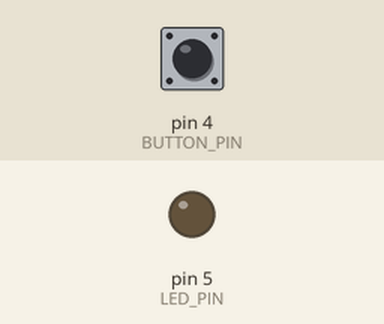
The sketch below on a simulated Arduino Uno, built with avr-gcc and run on an emulated ATmega328P. Parts: output pins drawn as LEDs (lit = HIGH). Inputs (shaded band) come from the test bench; at power-on: pin 4 (BUTTON_PIN) HIGH.

Above: at 1.2 s.
1.3 s: pin 4 (BUTTON_PIN) pulled LOW for 0.15 s
At 1.37 s:
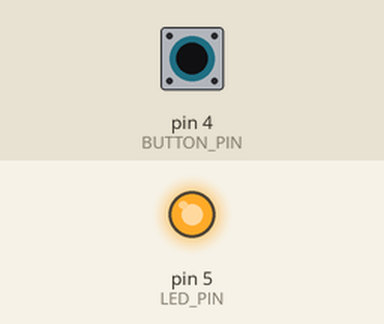
2.9 s: pin 4 (BUTTON_PIN) pulled LOW for 3.2 s
At 6.6 s:
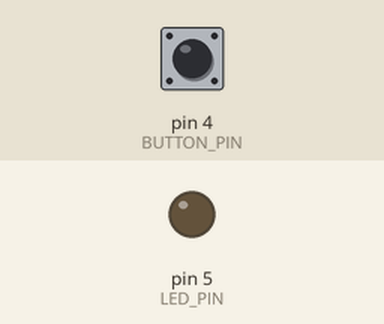
Timing chart, 0 to 8.1 s (numbered marks = the images above; inputs shaded):
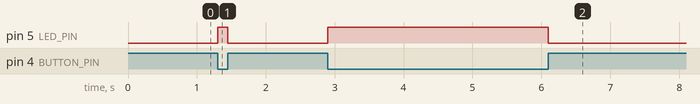

The sketch:

switch.ino
```cpp
#define BUTTON_PIN 4
#define LED_PIN 5   // built-in LED

void setup() {
  pinMode(BUTTON_PIN, INPUT_PULLUP);
  pinMode(LED_PIN, OUTPUT);
}

void loop() {
  if (digitalRead(BUTTON_PIN) == LOW) {
    digitalWrite(LED_PIN, HIGH);  // LED ON
  } else {
    digitalWrite(LED_PIN, LOW);   // LED OFF
  }
}
```

Measured:
- after the input at 1.3 s, pin 5 (LED_PIN): LOW → HIGH at once, → LOW 0.15 s later
- after the input at 2.9 s, pin 5 (LED_PIN): LOW → HIGH at once, → LOW 3.2 s later
